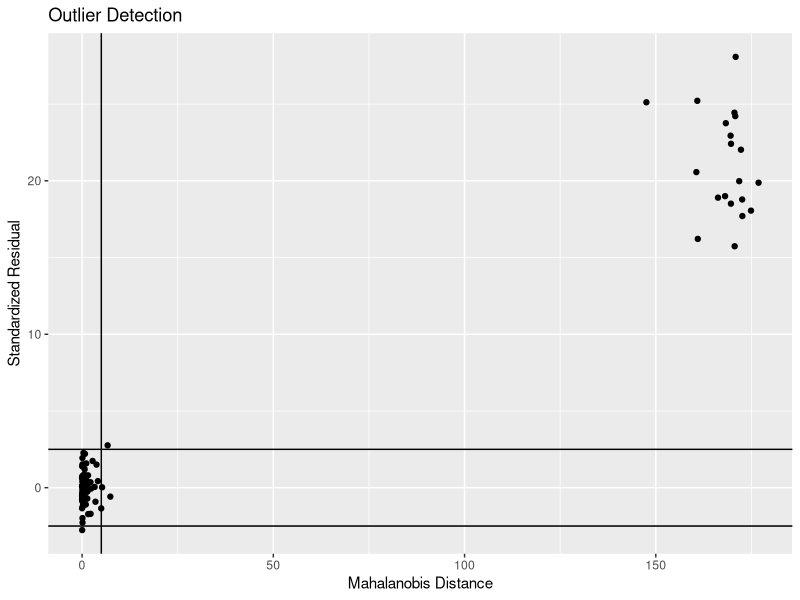

Here is the R script that generated this plot:
library(ggplot2)
library(mvtnorm)

add_outlier = function(data, contamination_alpha, type=c('good leverage','vertical','bad leverage')){#generate different type of outlier regardless of dimension
  n = nrow(data)
  p = ncol(data)-1
  contamination_size = n* contamination_alpha
  contan_index = sample(n,contamination_size)
  if (type == 'vertical'){
    y_max = max(data[,1])
    y_con = rnorm(contamination_size, mean = 2*y_max, 0.25^2)
    data[contan_index,1] = y_con
    return(data)
  } else if(type=='good leverage'){
    if (p==1){
      x_max=max(data[,-1])
    }else{
      x_max = apply(data[,-1],2,max)}
    x_con = rmvnorm(contamination_size,mean=5*x_max,sigma = diag(0.25^2,p))
    data[contan_index,-1] = x_con
    return(data)
  }else if(type == 'bad leverage'){
    y_max = max(data[,1])
    y_con = rnorm(contamination_size, mean = 2*y_max, 0.25^2)
    if (p==1){
      x_max=max(data[,-1])
    }else{
      x_max = apply(data[,-1],2,max)}
    x_con = rmvnorm(contamination_size,mean=5*x_max,sigma = diag(0.25^2,p))
    contan_data = cbind(y_con,x_con)
    data[contan_index,] = contan_data
    return(data)
  }
}

new_generate_outlier_graph = function(data, data_initial){# first column is the dependent variable
  z=as.data.frame(data)
  z_clean = as.data.frame(data_initial)
  #z=data
  p = ncol(data)
  n = nrow(data)
  clean_fit = lm(data_initial[,1]~data_initial[,-1])
  clean_beta = clean_fit$coefficients
  prediction = predict(clean_fit, as.data.frame(z[,-1])) #with clean fit on contaminated data
  residuals = z[,1] - prediction
  clean_res_stdev = sigma(clean_fit) #get residual standard dev from model on clean data
  standardized_res = residuals/clean_res_stdev
  
  standard_residual = matrix(standardized_res,n,1)
  if (p>2){
    z_ex = z[,-1]
    z_ex_clean = z_clean[,-1]
    # use mean and covariance of clean data, apply on contaminated data
    ma = mahalanobis(z_ex,apply(z_ex_clean,2,mean),cov(z_ex_clean)) #for mulitple dimension
    mahalanobis_distance = matrix(ma,n,1)
  }else{
    ma = cov(z_clean)[2,2]*(z[,2]-mean(z_clean[,2]))^2
    mahalanobis_distance = matrix(ma,n,1)
  }
  zz = cbind(z,standard_residual,mahalanobis_distance)
  library(ggplot2)
  ggplot(data=zz, aes(x=mahalanobis_distance, y=standard_residual)) +
    geom_point() +
    labs(title="Outlier Detection", x="Mahalanobis Distance", y="Standardized Residual")+ geom_hline(yintercept=2.5)+ geom_hline(yintercept=-2.5)+geom_vline(xintercept = qchisq(0.975,p-1))
}


set.seed(1234)
n=100
p=1
ss = matrix(0.2,p,p)#change correlation as you want
diag(ss)=1
x =  rmvnorm(n,rep(0,p),sigma = ss)
beta=matrix(runif(p,0,5),p,1)
y= x%*%beta + matrix(rnorm(n,0,1),n,1)
data = cbind(y,x)  
data_initial = data
con_data = add_outlier(data,0.2,type='bad leverage')
new_generate_outlier_graph(con_data,data_initial)
